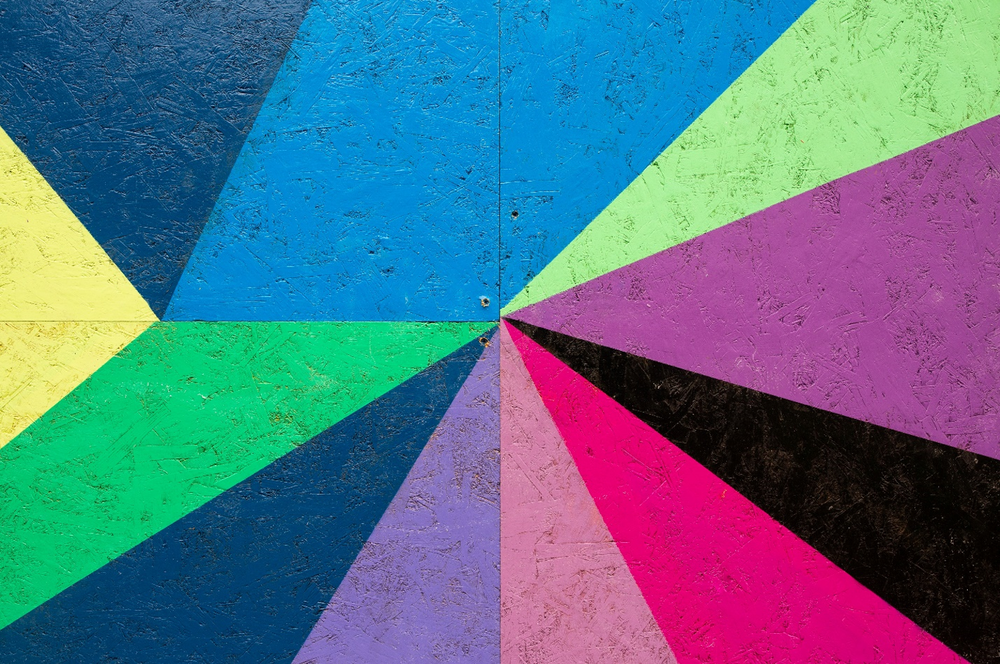
#> input picture Laba_5/5-4.PNG, 1000 x 664 px, shrunk from 1493 x 991 before the run, found by its file name
$ python task_2.py
#> lines starting #> are read from the running program, lines starting #| are printed output that depends on the picture
import cv2, sys
import numpy as np

def save_or_break(img, pyth): # Сохранение
    key=cv2.waitKey(0)
    if key == 121: # Нажали Y - сохранить
        cv2.imwrite(pyth,img)
    elif key==27: # Нажали ESC - выйти
        cv2.destroyAllWindows()
        sys.exit(1)

name = ['Laba_5\\5-4.png', 'Laba_5\\5-5.jpg']
window = 'image'

img_1 = cv2.imread(name[0], cv2.IMREAD_GRAYSCALE)
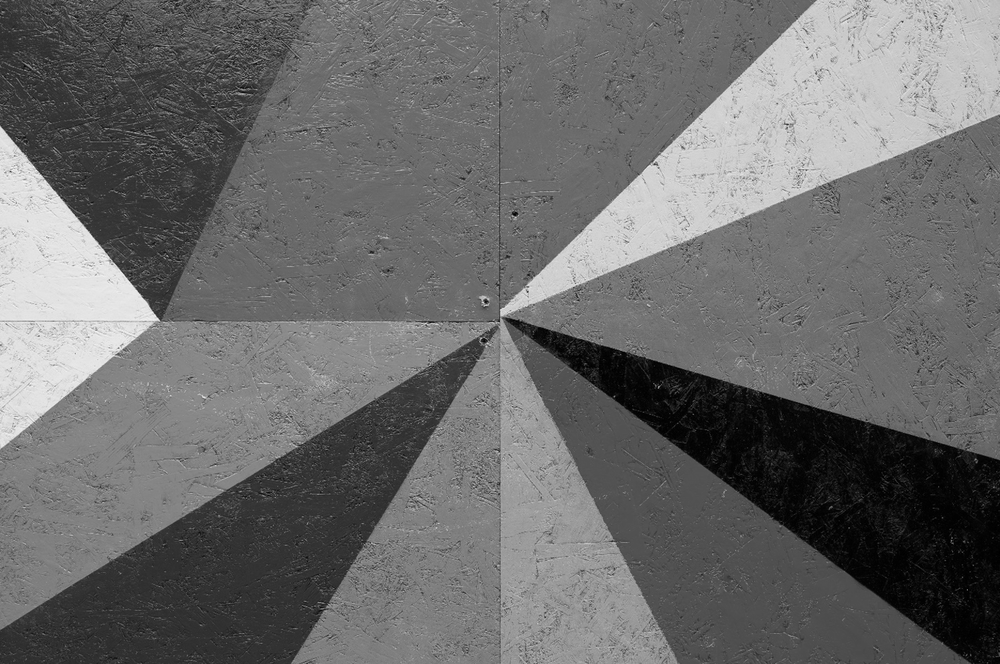
#> img_1: shape (664, 1000); min 0, max 246, mean 107.2
img_2 = cv2. imread(name[1], cv2.IMREAD_GRAYSCALE)
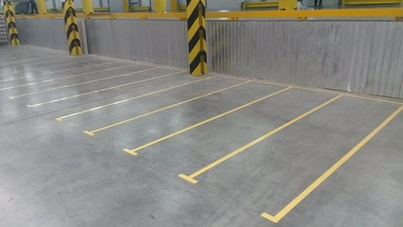
#> input picture Laba_5/5-5.jpg, 403 x 227 px, shrunk from 602 x 339 before the run, found by its file name
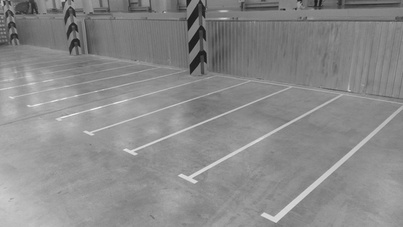
#> img_2: shape (227, 403); min 21, max 244, mean 138
cv2.namedWindow(window, cv2.WINDOW_GUI_EXPANDED)

img_1_filt = cv2.GaussianBlur(img_1,ksize=(21,21),sigmaX=4)
img = cv2.Canny(img_1_filt, 11, 33, 3)
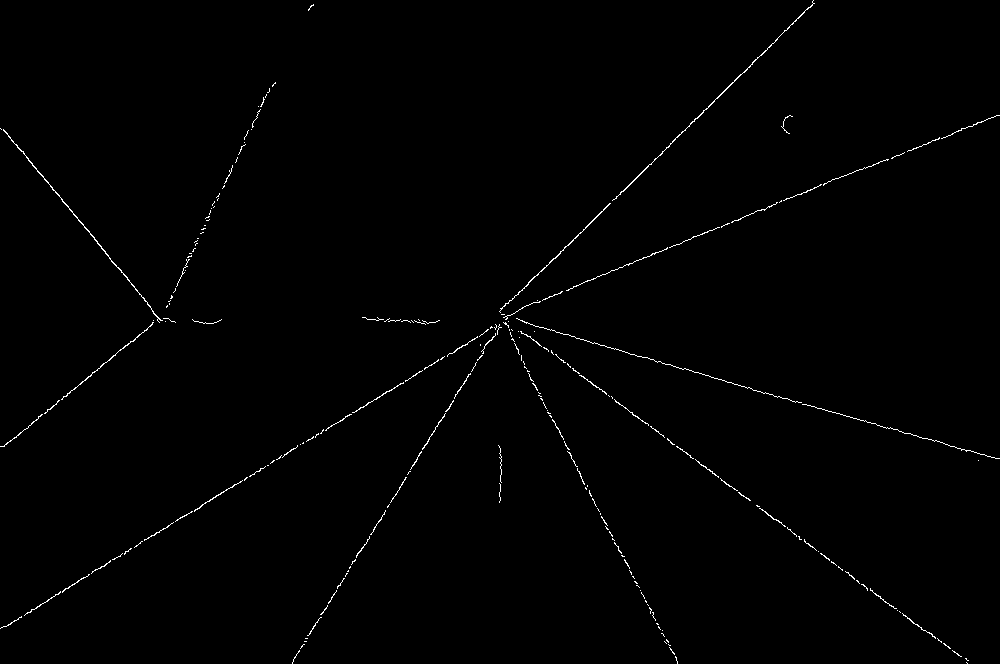
#> img: shape (664, 1000); 0.71% white in thin lines or dots
cv2.imshow(window,img)
save_or_break(img, 'Photo\\5-4.png')
#> (key Esc is pressed here)
#> (the run stopped early here; a loop or call above may not have finished)
